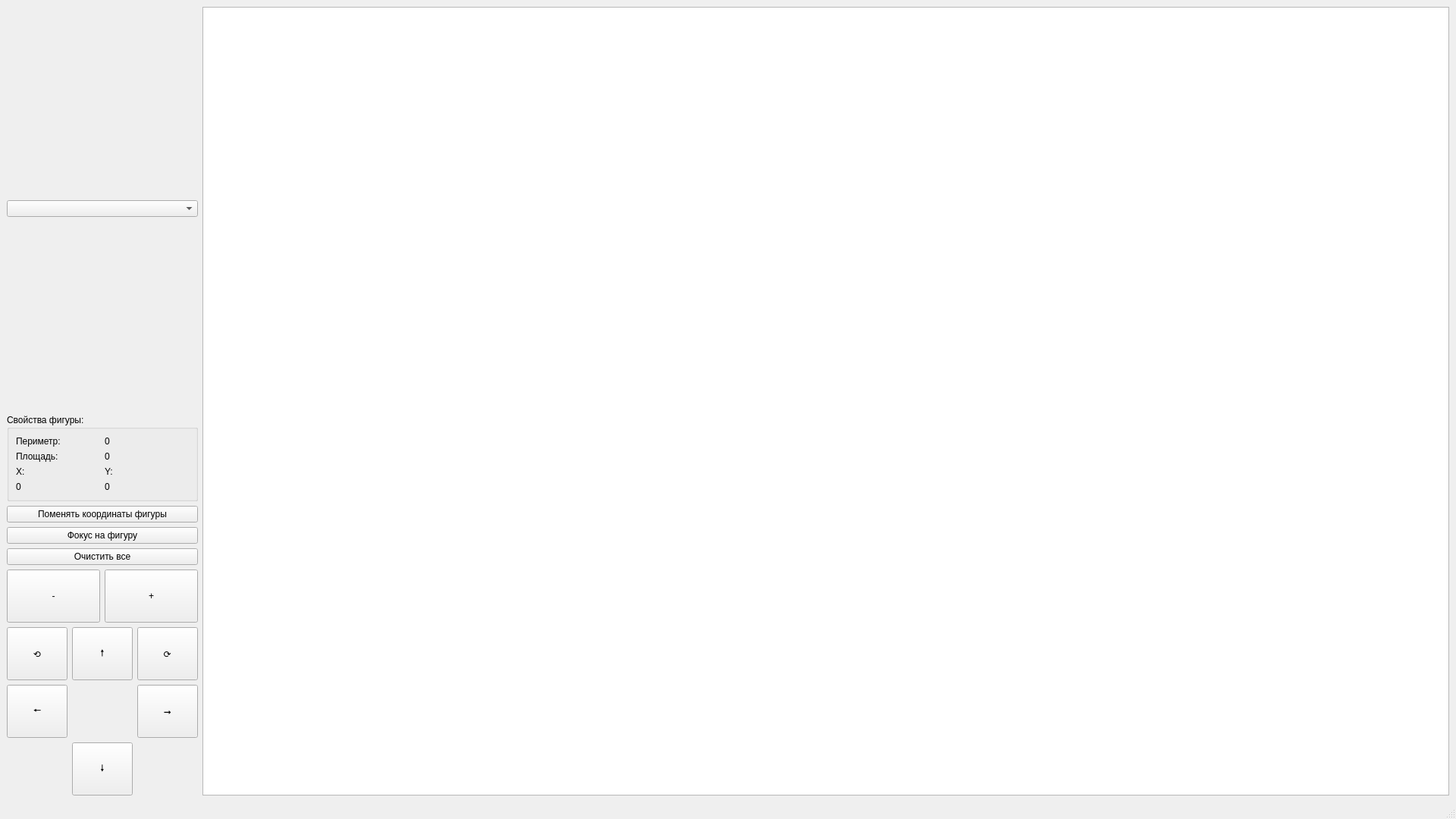
<?xml version="1.0" encoding="UTF-8"?>
<ui version="4.0">
 <class>MainWindow</class>
 <widget class="QMainWindow" name="MainWindow">
  <property name="geometry">
   <rect>
    <x>0</x>
    <y>0</y>
    <width>1920</width>
    <height>1080</height>
   </rect>
  </property>
  <property name="windowTitle">
   <string>MainWindow</string>
  </property>
  <widget class="QWidget" name="centralwidget">
   <layout class="QGridLayout" name="gridLayout_7">
    <item row="0" column="0">
     <layout class="QGridLayout" name="gridLayout_6">
      <item row="0" column="1">
       <widget class="QGraphicsView" name="graphicsView"/>
      </item>
      <item row="0" column="0">
       <layout class="QGridLayout" name="gridLayout_5">
        <property name="sizeConstraint">
         <enum>QLayout::SetMinAndMaxSize</enum>
        </property>
        <item row="0" column="0">
         <spacer name="verticalSpacer_2">
          <property name="orientation">
           <enum>Qt::Vertical</enum>
          </property>
          <property name="sizeHint" stdset="0">
           <size>
            <width>20</width>
            <height>40</height>
           </size>
          </property>
         </spacer>
        </item>
        <item row="6" column="0">
         <layout class="QVBoxLayout" name="verticalLayout">
          <item>
           <layout class="QHBoxLayout" name="horizontalLayout">
            <item>
             <widget class="QPushButton" name="buttonDownScale">
              <property name="minimumSize">
               <size>
                <width>80</width>
                <height>70</height>
               </size>
              </property>
              <property name="text">
               <string>-</string>
              </property>
             </widget>
            </item>
            <item>
             <widget class="QPushButton" name="buttonUpScale">
              <property name="minimumSize">
               <size>
                <width>80</width>
                <height>70</height>
               </size>
              </property>
              <property name="text">
               <string>+</string>
              </property>
             </widget>
            </item>
           </layout>
          </item>
          <item>
           <layout class="QGridLayout" name="gridLayout">
            <item row="2" column="1">
             <widget class="QPushButton" name="buttonDown">
              <property name="minimumSize">
               <size>
                <width>70</width>
                <height>70</height>
               </size>
              </property>
              <property name="text">
               <string>🠗</string>
              </property>
             </widget>
            </item>
            <item row="0" column="1">
             <widget class="QPushButton" name="buttonUp">
              <property name="minimumSize">
               <size>
                <width>70</width>
                <height>70</height>
               </size>
              </property>
              <property name="text">
               <string>🠕</string>
              </property>
             </widget>
            </item>
            <item row="0" column="2">
             <widget class="QPushButton" name="buttonRightRotation">
              <property name="minimumSize">
               <size>
                <width>80</width>
                <height>70</height>
               </size>
              </property>
              <property name="text">
               <string>⟳</string>
              </property>
             </widget>
            </item>
            <item row="1" column="0">
             <widget class="QPushButton" name="buttonLeft">
              <property name="minimumSize">
               <size>
                <width>70</width>
                <height>70</height>
               </size>
              </property>
              <property name="text">
               <string>🠔</string>
              </property>
             </widget>
            </item>
            <item row="0" column="0">
             <widget class="QPushButton" name="buttonLeftRotation">
              <property name="minimumSize">
               <size>
                <width>80</width>
                <height>70</height>
               </size>
              </property>
              <property name="text">
               <string>⟲</string>
              </property>
             </widget>
            </item>
            <item row="1" column="2">
             <widget class="QPushButton" name="buttonRight">
              <property name="minimumSize">
               <size>
                <width>70</width>
                <height>70</height>
               </size>
              </property>
              <property name="text">
               <string>➞</string>
              </property>
             </widget>
            </item>
           </layout>
          </item>
         </layout>
        </item>
        <item row="1" column="0">
         <widget class="QComboBox" name="chooseFigure">
          <property name="currentText">
           <string/>
          </property>
          <property name="currentIndex">
           <number>-1</number>
          </property>
          <property name="placeholderText">
           <string>Выберите фигуру</string>
          </property>
          <item>
           <property name="text">
            <string>Треугольник</string>
           </property>
          </item>
          <item>
           <property name="text">
            <string>Круг</string>
           </property>
          </item>
          <item>
           <property name="text">
            <string>Ромб</string>
           </property>
          </item>
          <item>
           <property name="text">
            <string>Квадрат</string>
           </property>
          </item>
          <item>
           <property name="text">
            <string>Прямоугольник</string>
           </property>
          </item>
          <item>
           <property name="text">
            <string>Звезда</string>
           </property>
          </item>
          <item>
           <property name="text">
            <string>Шестиугольник</string>
           </property>
          </item>
          <item>
           <property name="text">
            <string>Овал</string>
           </property>
          </item>
         </widget>
        </item>
        <item row="3" column="0">
         <widget class="QGroupBox" name="groupBox">
          <property name="title">
           <string>Свойства фигуры:</string>
          </property>
          <layout class="QGridLayout" name="gridLayout_4">
           <item row="1" column="0">
            <layout class="QGridLayout" name="gridLayout_2">
             <item row="0" column="0">
              <widget class="QLabel" name="label">
               <property name="text">
                <string>X:</string>
               </property>
              </widget>
             </item>
             <item row="0" column="1">
              <widget class="QLabel" name="label_5">
               <property name="text">
                <string>Y:</string>
               </property>
              </widget>
             </item>
             <item row="1" column="0">
              <widget class="QLabel" name="PosX">
               <property name="text">
                <string>0</string>
               </property>
              </widget>
             </item>
             <item row="1" column="1">
              <widget class="QLabel" name="PosY">
               <property name="text">
                <string>0</string>
               </property>
              </widget>
             </item>
            </layout>
           </item>
           <item row="0" column="0">
            <layout class="QGridLayout" name="gridLayout_3">
             <item row="0" column="0">
              <widget class="QLabel" name="label_2">
               <property name="text">
                <string>Периметр:</string>
               </property>
              </widget>
             </item>
             <item row="1" column="0">
              <widget class="QLabel" name="label_3">
               <property name="text">
                <string>Площадь:</string>
               </property>
              </widget>
             </item>
             <item row="0" column="1">
              <widget class="QLabel" name="Perimetr">
               <property name="text">
                <string>0</string>
               </property>
              </widget>
             </item>
             <item row="1" column="1">
              <widget class="QLabel" name="Square">
               <property name="text">
                <string>0</string>
               </property>
              </widget>
             </item>
            </layout>
           </item>
          </layout>
         </widget>
        </item>
        <item row="2" column="0">
         <spacer name="verticalSpacer">
          <property name="orientation">
           <enum>Qt::Vertical</enum>
          </property>
          <property name="sizeHint" stdset="0">
           <size>
            <width>20</width>
            <height>40</height>
           </size>
          </property>
         </spacer>
        </item>
        <item row="5" column="0">
         <layout class="QVBoxLayout" name="verticalLayout_2">
          <item>
           <widget class="QPushButton" name="setXY">
            <property name="text">
             <string>Поменять координаты фигуры</string>
            </property>
           </widget>
          </item>
          <item>
           <widget class="QPushButton" name="focusButton">
            <property name="text">
             <string>Фокус на фигуру</string>
            </property>
           </widget>
          </item>
          <item>
           <widget class="QPushButton" name="buttonClearAll">
            <property name="text">
             <string>Очистить все</string>
            </property>
           </widget>
          </item>
         </layout>
        </item>
       </layout>
      </item>
     </layout>
    </item>
   </layout>
  </widget>
  <widget class="QMenuBar" name="menubar">
   <property name="geometry">
    <rect>
     <x>0</x>
     <y>0</y>
     <width>1920</width>
     <height>22</height>
    </rect>
   </property>
  </widget>
  <widget class="QStatusBar" name="statusbar"/>
 </widget>
 <resources/>
 <connections/>
</ui>
